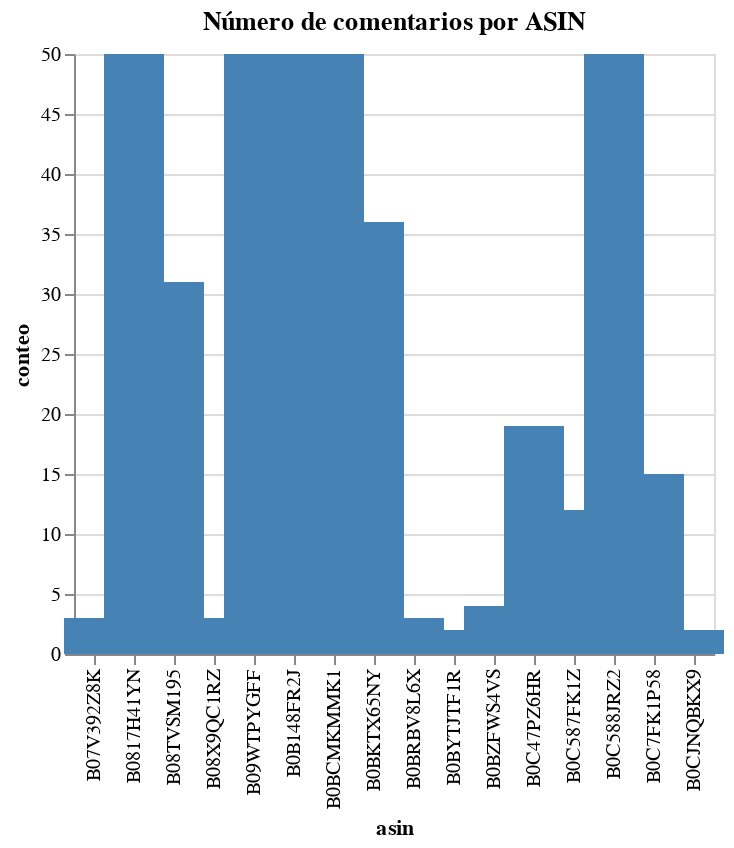

Notebook cell for this chart:
### Code cell
comentarios_por_asin = datos.groupby('asin')['review_text'].apply(lambda x: ' '.join(x)).reset_index()

# Contar el número de comentarios por 'asin'
conteo_por_asin = datos['asin'].value_counts().reset_index()
conteo_por_asin.columns = ['asin', 'conteo']

# Crear una gráfica de barras con Altair
grafica = alt.Chart(conteo_por_asin).mark_bar(
    color='steelblue',  # Color de las barras
    size=30  # Ancho de las barras
).encode(
    x='asin:N',
    y='conteo:Q',
    tooltip=['asin:N', 'conteo:Q']
).properties(
    title='Número de comentarios por ASIN'
)

# Mostrar la gráfica
grafica

### Figure 1 — Vega-Lite specification as saved in the notebook (floating-point values rounded to 4 significant figures)
{"config": {"view": {"continuousWidth": 300, "continuousHeight": 300}}, "data": {"name": "data-b75313b61b6ec6cc19b5e1b800be76c0"}, "mark": {"type": "bar", "color": "steelblue", "size": 30}, "encoding": {"tooltip": [{"field": "asin", "type": "nominal"}, {"field": "conteo", "type": "quantitative"}], "x": {"field": "asin", "type": "nominal"}, "y": {"field": "conteo", "type": "quantitative"}}, "title": "Número de comentarios por ASIN", "$schema": "https://vega.github.io/schema/vega-lite/v5.15.1.json", "datasets": {"data-b75313b61b6ec6cc19b5e1b800be76c0": [{"asin": "B09WTPYGFF", "conteo": 50}, {"asin": "B0C588JRZ2", "conteo": 50}, {"asin": "B0B148FR2J", "conteo": 50}, {"asin": "B0817H41YN", "conteo": 50}, {"asin": "B0BCMKMMK1", "conteo": 50}, {"asin": "B0BKTX65NY", "conteo": 36}, {"asin": "B08TVSM195", "conteo": 31}, {"asin": "B0C47PZ6HR", "conteo": 19}, {"asin": "B0C7FK1P58", "conteo": 15}, {"asin": "B0C587FK1Z", "conteo": 12}, {"asin": "B0BZFWS4VS", "conteo": 4}, {"asin": "B07V392Z8K", "conteo": 3}, {"asin": "B08X9QC1RZ", "conteo": 3}, {"asin": "B0BRBV8L6X", "conteo": 3}, {"asin": "B0CJNQBKX9", "conteo": 2}, {"asin": "B0BYTJTF1R", "conteo": 2}]}}
